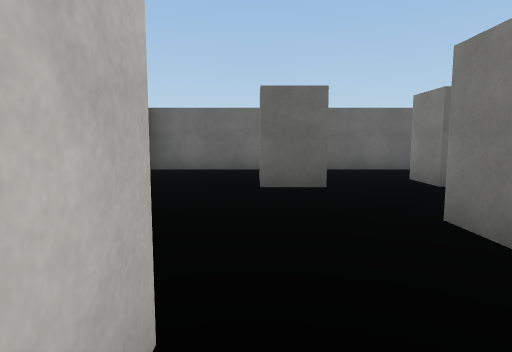
[1] (above)

17 first-person views from a walk through a Unity game level. The camera is 1.4 m above the floor, tilts 6° down and sees 75° across. Doors are open. The floor is counted in squares, 2 m on a side. Each view is taken from the middle of a square. On the plan, view 1 faces up. The plan holds only what a view shows up to about 10 squares ahead; the rest is blank. The place goes on beyond the plan. The player character is not drawn. Surface patterns are stand-ins for the level's own textures.

[2]
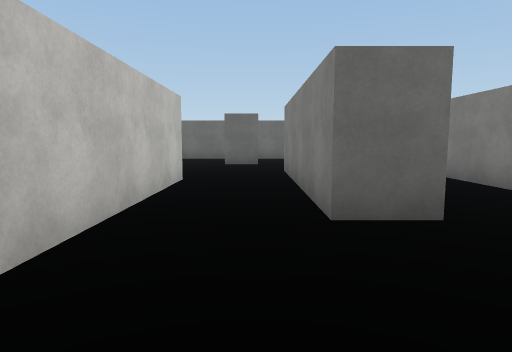

[3]
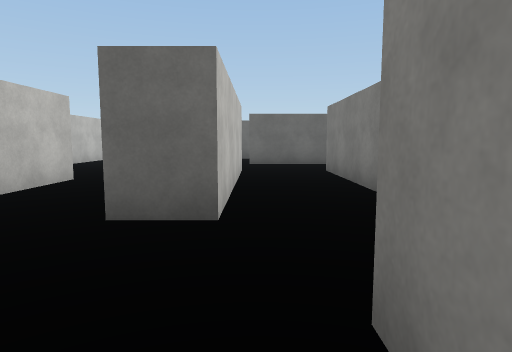

[4]
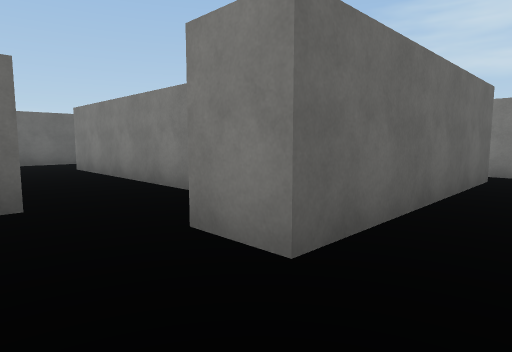

[5]
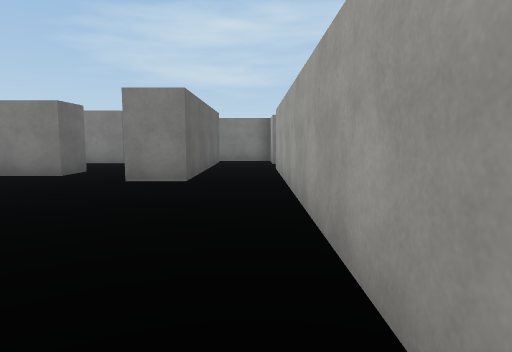

[6]
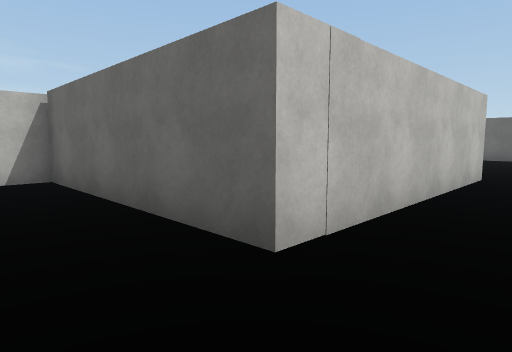

[7]
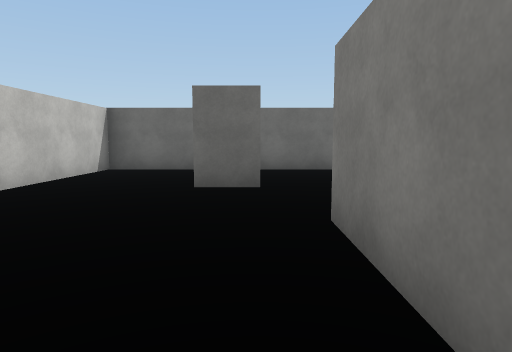

[8]
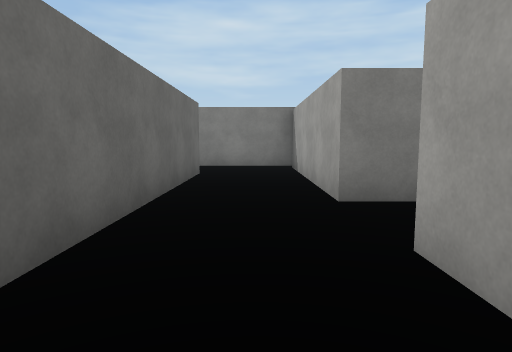

[9]
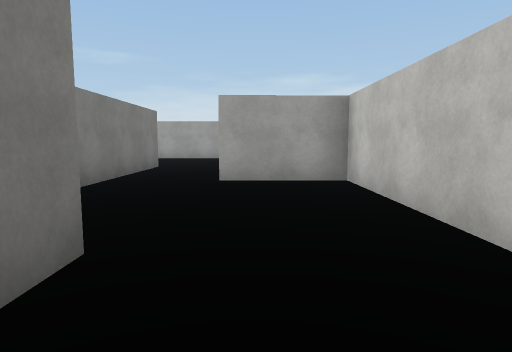

[10]
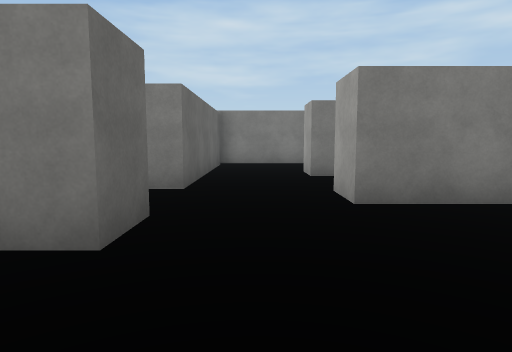

[11]
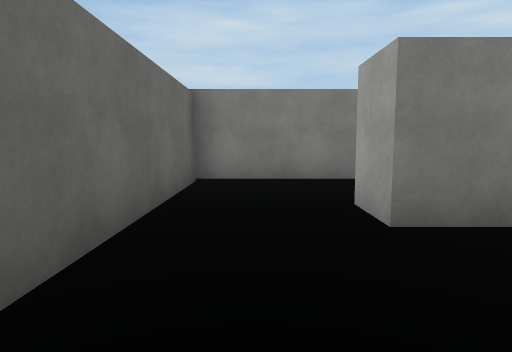

[12]
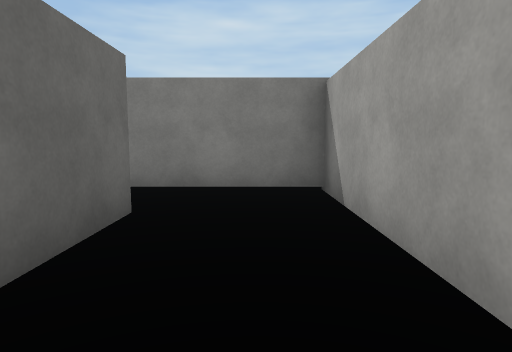

[13]
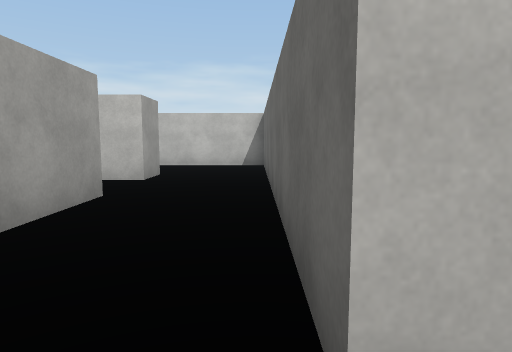

[14]
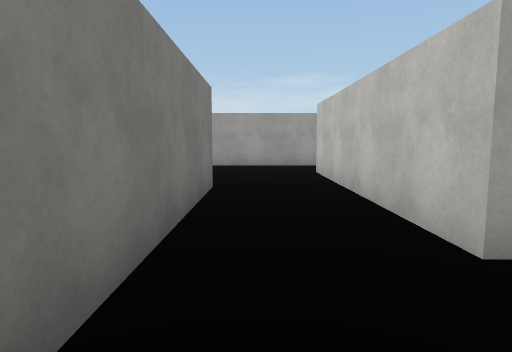

[15]
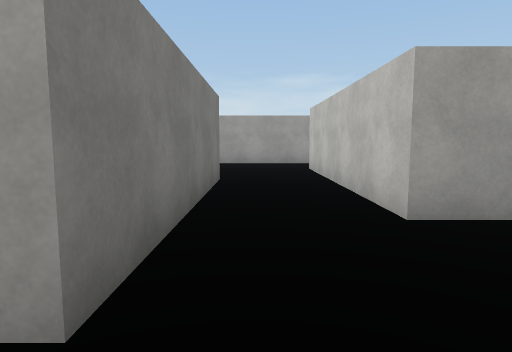

[16]
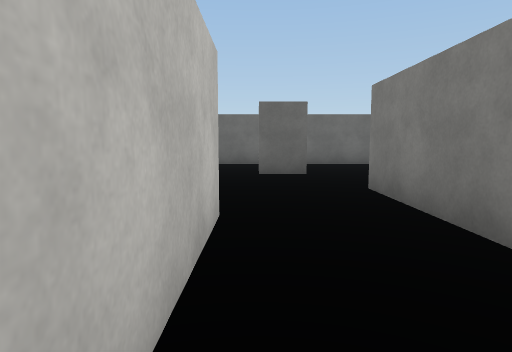

[17]
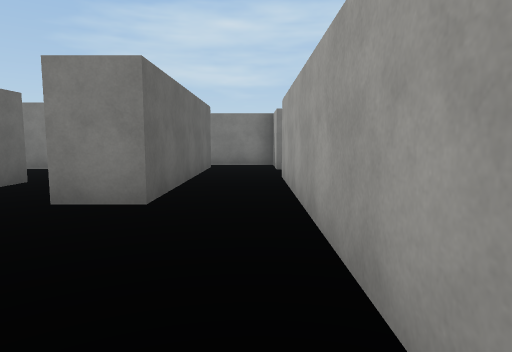

### Floor plan
Points are (right, up) in squares from view 1. A wall is a line through its corners. A room is listed if a view was taken in it or the views show most of it. See-through windows are left out.
Room 1 (views 1, 2, 3, 4, 6, 7, 16, 17)
walls: (5.8, -2.1) (4.7, -2.1) (4.7, 2.9); (-0.5, -6.5) (6.5, -6.5); (-0.3, 1.1) (-0.3, -4.5); (2.7, 2.6) (2.7, -2.1) (1.7, -2.1) (1.7, 1.4); (8.5, -4.9) (3.4, -4.9) (3.4, -3.8); (8.2, -6.5) (9.4, -6.5); (9.8, -6.6) (9.8, -4.6)
ways out: opening at (-1.5, -5.5) to room 2; opening at (7.5, -7) to room 2; opening at (2, 2.5) to room 3; opening at (5, -3)
Room 2 (view 5)
walls: (-0.3, -4.5) (-5.5, -4.5) (-5.5, -5.2); (-1.5, -6.5) (-0.5, -6.5)
ways out: opening at (-1.5, -5.5) to room 1; opening at (7.5, -7) to room 1
Room 3 (views 8, 9, 10, 11, 12, 13, 14, 15)
walls: (1.7, 1.4) (1.7, 2.9) (2.8, 2.9); (4.7, 2.9) (5.8, 2.9); (5.5, 5) (2.8, 5) (2.8, 6) (7.7, 6) (7.7, 8.9); (6.2, 8.6) (6.2, 8.2) (-2.6, 8.2) (-2.6, 1.1) (-0.3, 1.1)
ways out: opening at (2, 2.5) to room 1; opening at (5, 3.5); opening at (7, 8)
objects: white block (0, 5) to (1, 6)

Where each view was taken, in squares from view 1:
view 1: 0 up, 0 right, facing up
view 2: 5 down, 1 right, facing up
view 3: 5 down, 3 right, facing up
view 4: 6 down, 2 right, facing up-right
view 5: 6 down, 2 left, facing right
view 6: 6 down, 1 right, facing up-left
view 7: 0 up, 1 right, facing up
view 8: 7 up, 1 left, facing right
view 9: 7 up, 1 left, facing down
view 10: 4 up, 2 left, facing right
view 11: 4 up, 2 right, facing right
view 12: 7 up, 3 right, facing right
view 13: 8 up, 7 right, facing left
view 14: 3 up, 1 right, facing down
view 15: 4 up, 1 right, facing down
view 16: 2 down, 0 right, facing up
view 17: 6 down, 0 right, facing right
